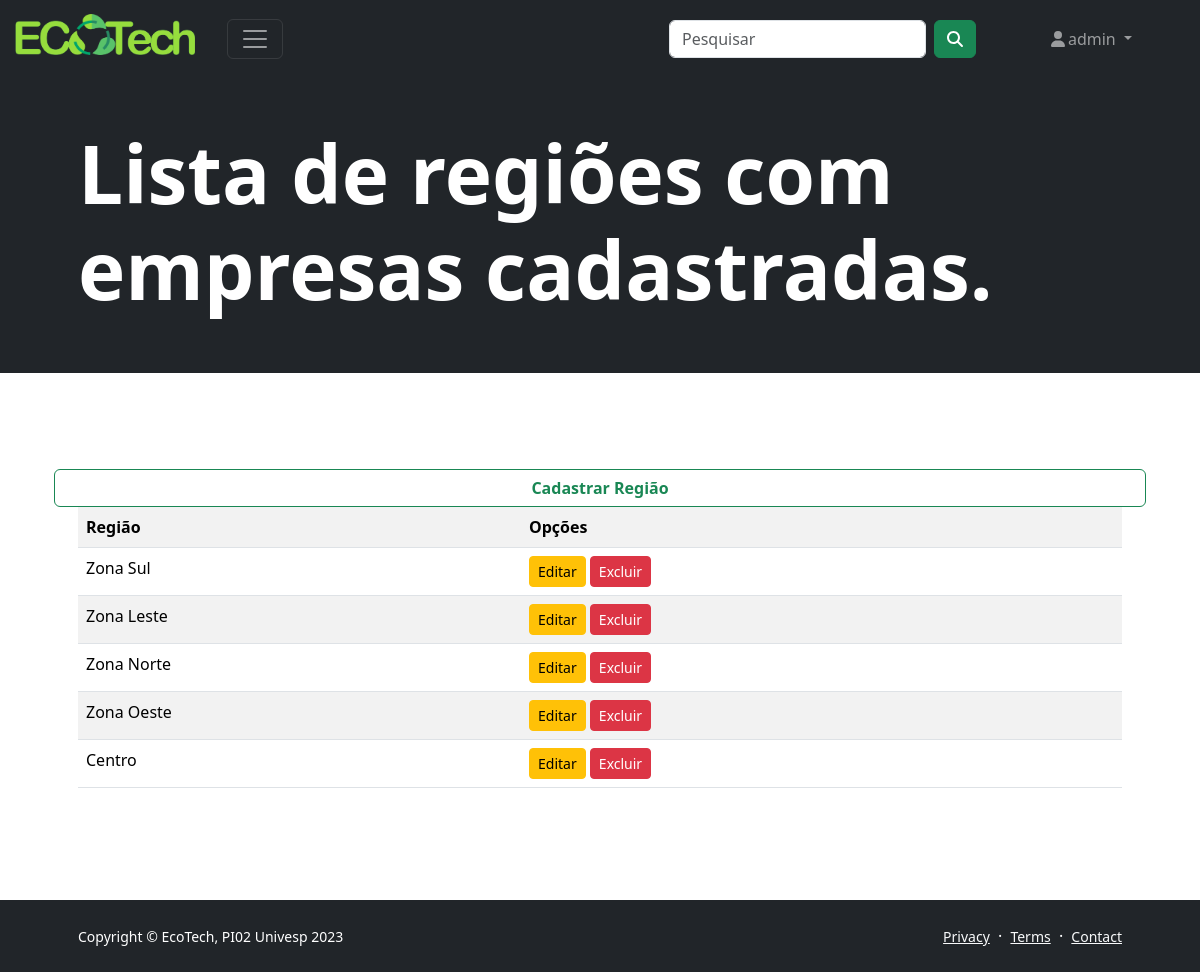
The app's page /listar/regiao (signed in) with its own data.
### cadastros/models.py (models this page shows, shortened)
class Regiao(models.Model):
    nome = models.CharField(max_length=20)

### cadastros/views.py (the view)
class RegiaoList(LoginRequiredMixin, ListView):
    login_url = reverse_lazy('login')
    model = Regiao
    template_name = 'cadastros/listas/regiao.html'

### cadastros/templates/cadastros/listas/regiao.html (shortened to what this page needs)
{% extends 'modelo.html' %}
{% load static %}
{% block destaque %}
<h3 class="display-1 fw-bolder text-white mb-2"> Lista de regiões com empresas cadastradas.</h3>
{% endblock %}
{% block conteudo %}
<a href="{% url 'cadastrar-regiao' %}" class="btn btn-outline-success fw-bolder"> Cadastrar Região</a>
<div class="table-responsive">
<table class="table table-striped">
    <tr>
        <th>Região</th>
        <th>Opções</th>
    </tr>
    {% for regiao in object_list %}
    <tr>
        <td>{{ regiao.nome }}</td>
        <td>
            <a href="{% url 'editar-regiao' regiao.pk %}" class="btn btn-warning btn-sm">Editar</a>
            <a href="{% url 'deletar-regiao' regiao.pk %}"class="btn btn-danger btn-sm">Excluir</a>
        </td>
    </tr>
    {% empty %}
    <tr>
        <td colspan="3">Nenhuma região cadastrada.</td>
    </tr>
    {% endfor %}
</table>
</div>
{% endblock %}

### paginas/templates/modelo.html (shortened to what this page needs)
{% load static %}
<!DOCTYPE html>
<html lang="pt-br">
    <head>
        <link href="https://cdn.jsdelivr.net/npm/simple-datatables@7.1.2/dist/style.min.css" rel="stylesheet" />
        <link href="{% static 'css/bootstrap.css' %}" rel="stylesheet" />
    </head>
    <body>
      {% block menu %}
      <nav class="sb-topnav navbar navbar-dark bg-dark">
            <div class="container-fluid hstack gap-3">
              <a class="navbar-brand" href="{% url 'index' %}"><img src="{% static 'img/Logo EcoTech.png' %}" alt="Logo" height="50" class="d-inline-block align-text-top"></a>
              <button class="navbar-toggler" type="button" data-bs-toggle="offcanvas" data-bs-target="#offcanvasDarkNavbar" aria-controls="offcanvasDarkNavbar" aria-label="Toggle navigation">
                <span class="navbar-toggler-icon"></span>
            </button>
        <form class="d-flex ms-auto ms-md-8 me-2c" role="Pesquisar">
          <input class="form-control me-2" type="Pesquisar" placeholder="Pesquisar" aria-label="Pesquisar">
          <button class="btn btn-success" type="button"><i class="fas fa-search"></i></button>
        </form>
        <nav class="sb-topnav navbar navbar-expand navbar-dark bg-dark">
          <ul class="navbar-nav ms-auto ms-md-5 me-3 me-lg-5">
            {% if request.user.is_authenticated %}
            <li class="nav-item dropdown">
                <a class="nav-link dropdown-toggle" id="navbarDropdown" href="#" role="button" data-bs-toggle="dropdown" aria-expanded="false">
                  <i class="fas fa-user fa-fw"></i>{{ request.user }}
                </a>
            </li>
            {% endif %}
        </ul>
            </div>
          </nav>
      {% endblock %}
                  <header class="bg-dark py-5">
                    <div class="container px-5">
                        <div class="row gx-5 align-items-center justify-content-center">
                      {% block destaque %}{% endblock %}
                        </div>
                    </div>
                </header>
                <section class="py-5" id="features">
                    <div class="container px-5 my-5">
                        <div class="row gx-5">
   {% block conteudo %}{% endblock %}
                       </div>
                    </div>
                </section>
            {% block rodape %}
            <footer class="bg-dark py-4 mt-auto">
                <div class="container px-5">
                    <div class="row align-items-center justify-content-between flex-column flex-sm-row">
                        <div class="col-auto"><div class="small m-0 text-white">Copyright &copy; EcoTech, PI02 Univesp 2023</div></div>
                        <div class="col-auto">
                            <a class="link-light small" href="#!">Privacy</a>
                            <span class="text-white mx-1">&middot;</span>
                            <a class="link-light small" href="#!">Terms</a>
                            <span class="text-white mx-1">&middot;</span>
                            <a class="link-light small" href="#!">Contact</a>
                        </div>
                    </div>
                </div>
            </footer>
            {% endblock %}
    </body>
</html>

### records on screen
Regiao: nome "Zona Sul"
Regiao: nome "Zona Leste"
Regiao: nome "Zona Norte"
Regiao: nome "Zona Oeste"
Regiao: nome "Centro"

### other values on screen
{{ request.user }} "admin"
